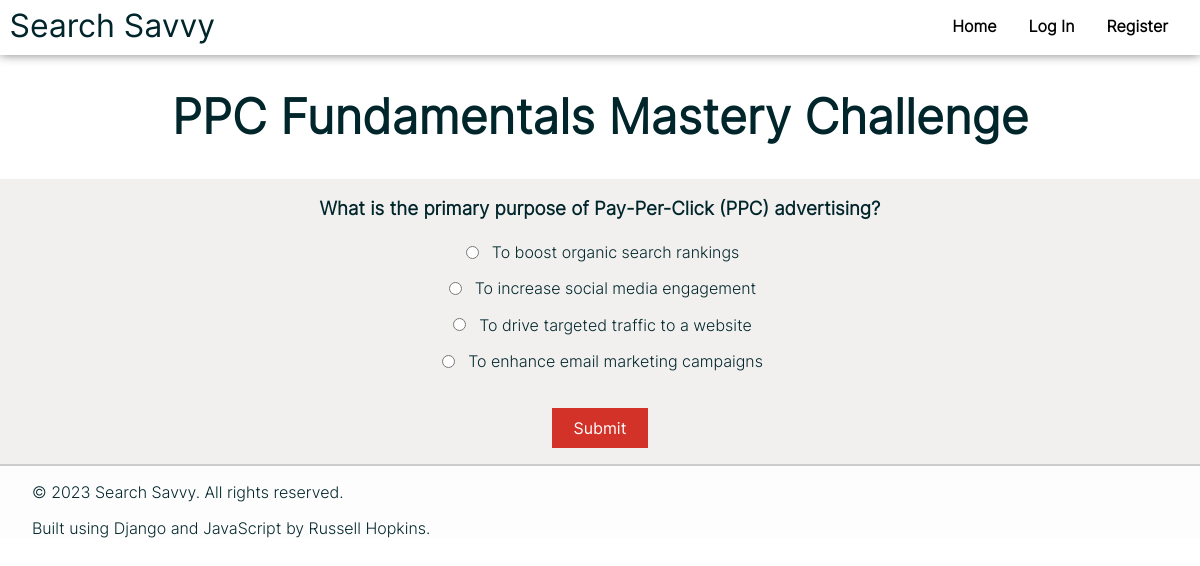
The app's page /quiz/1 with its own data.
### core/models.py (models this page shows, shortened)
class Quiz(models.Model):
    title = models.CharField(max_length=100)
    course = models.ForeignKey(Course, on_delete=models.CASCADE)

class Question(models.Model):
    text = models.TextField()
    quiz = models.ForeignKey(Quiz, on_delete=models.CASCADE)
    def __str__(self):
        return self.text

class Answer(models.Model):
    text = models.CharField(max_length=255)
    is_correct = models.BooleanField(default=False)
    question = models.ForeignKey(Question, on_delete=models.CASCADE)

### core/views.py (the view)
# urls.py: path("quiz/<int:course_id>", views.quiz, name="quiz"),
def quiz(request, course_id):
    if request.method == "GET":
        user_course = Course.objects.get(pk=course_id)
        user = request.user
        user_quiz = Quiz.objects.get(course=course_id)
        question = Question.objects.filter(quiz=user_quiz).first()
        print("question: " ,  question)
        answers = Answer.objects.filter(question=question)
        correct_answer = Answer.objects.get(question=question, is_correct=True)
        return render(request, "core/quiz.html", {
        "course" : user_course,
        "user" : user,
        "quiz" : user_quiz,
        "question" : question,
        "answers" : answers,
        "correct_answer" : correct_answer,
    })

### core/templates/core/quiz.html (shortened to what this page needs)
{% extends "core/layout.html" %}  {% block body %}
<div class="quiz_container">
  <h1 class="display-4" id="quiz-title" data-quiz-id="{{quiz.id}}">
    {{ quiz.title }}
  </h1>
  <form class="quiz_form" id="form">
    <h3 class="mb-4" id="question">{{ question.text }}</h3>
    <div id="answersContainer">
      {% for answer in answers %}
      <div class="form-check mb-2" id="answers">
        <input
          class="form-check-input"
          type="radio"
          id="answer{{ answer.id }}"
          name="question{{ question.id }}"
          value="{{ answer.id }}"
        />
        <label class="form-check-label" for="answer{{ answer.id }}"
          >{{ answer.text }}</label
        >
      </div>
      {% endfor %}
    </div>
    <button
      class="submit_btn"
      id="submit"
      type="button"
      data-id="{{question.id}}"
    >
      Submit
    </button>
  </form>
</div>
{% endblock %}

### core/static/core/styles.css (style rules this page uses)
body { margin: 0; font-family: "Iter Light", sans-serif; min-height: 100vh; }
.quiz_container { min-height: 100%; text-align: center; color: #00262b; align-items: center; }
#quiz-title { font-size: 3em; }
#question { padding-top: 1em; }
.quiz_form { background-color: #f2f0ef; }
.form-check-input { margin-top: 0.5em; margin-bottom: 0.5em; }
.submit_btn { background: #d23228; color: #fff; border: 1px solid #0000; font-family: "Iter Regular", sans-serif; margin-top: 1.5em; text-wrap: nowrap; height: 2.5em; width: 6em; font-size: 1em; margin-bottom: 1em; }
#answersContainer { display: flex; flex-direction: column; align-items: center; }
.form-check { display: flex; align-items: center; margin-bottom: 10px; }
.form-check label { margin-left: 10px; }

### records on screen
Quiz: title "PPC Fundamentals Mastery Challenge"
Question: text "What is the primary purpose of Pay-Per-Click (PPC) advertising?"
Answer: text "To boost organic search rankings"
Answer: text "To increase social media engagement"
Answer: text "To drive targeted traffic to a website"
Answer: text "To enhance email marketing campaigns"
